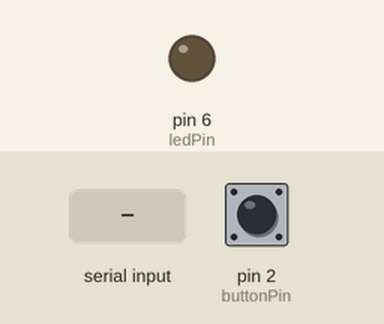
A sketch run on a simulated Arduino Uno, built with avr-gcc and run on an emulated ATmega328P. On the bench: output pins drawn as LEDs (lit = HIGH). The test bench sets the inputs (shaded band); at power-on: pin 2 (buttonPin) HIGH.

Above: at 1.2 s.
1.3 s: "1" received over the second serial link
At 1.6 s:
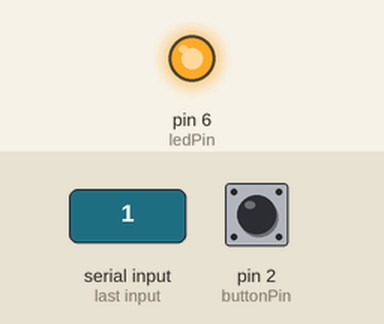
2.8 s: "0" received over the second serial link
At 3.9 s:
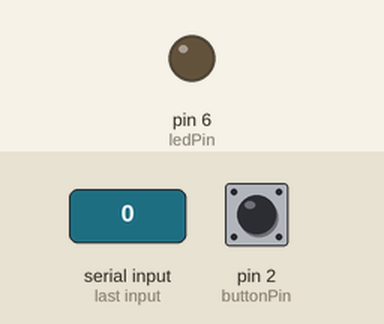
Timing chart, 0 to 5.8 s (numbered marks = the images above; inputs shaded):
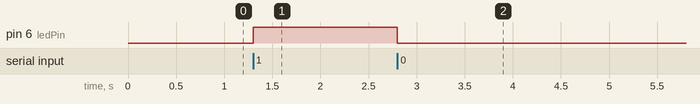

The sketch:

Task3-3.ino
```cpp
#include <SoftwareSerial.h>
const int ledPin = 6;
const int buttonPin = 2;
const int bluetoothRX = 10;
const int bluetoothTX = 11;
//USB Serial改成Bluetooth Serial
SoftwareSerial bluetooth(bluetoothRX, bluetoothTX);//TX-RX RX-TX
//SoftwareSerial讓Arduino用D10、D11建另一組serial port，因此HC-05不需要占用D0/D1的hardware Serial
int lastButtonState = HIGH;
void setup() {
  pinMode(ledPin, OUTPUT);
  pinMode(buttonPin, INPUT_PULLUP);
  bluetooth.begin(9600);
}
void loop() {
  if (bluetooth.available() > 0) {//HC-05有沒有收到從電腦傳來的資料
    char command = bluetooth.read();
    if (command == '1') {
      digitalWrite(ledPin, HIGH);
    }
    if (command == '0') {
      digitalWrite(ledPin, LOW);
    }
  }
  int buttonState = digitalRead(buttonPin);
  if (buttonState != lastButtonState) {
    delay(50);
    buttonState = digitalRead(buttonPin);
    if (buttonState != lastButtonState) {
      if (buttonState == LOW) {
        bluetooth.println("Button Pressed!");
      } else {
        bluetooth.println("Button Released!");
      }
      lastButtonState = buttonState;
    }
  }
}
```

Measured:
- after the input at 1.3 s, pin 6 (ledPin): LOW → HIGH at once
- after the input at 2.8 s, pin 6 (ledPin): HIGH → LOW at once
